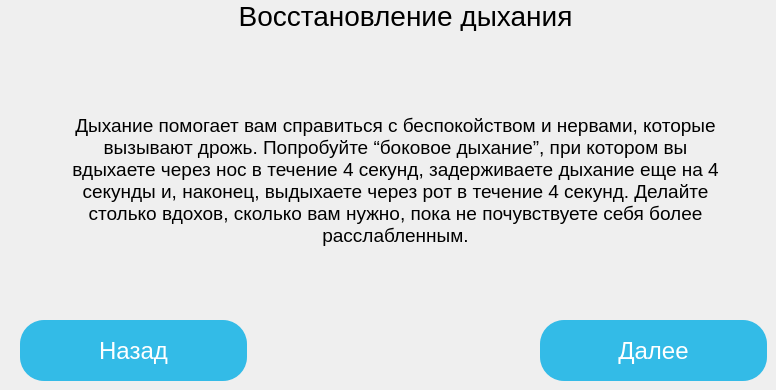
      <widget class="QWidget" name="page_10">
       <widget class="QLabel" name="main_label_10">
        <property name="geometry">
         <rect>
          <x>210</x>
          <y>0</y>
          <width>391</width>
          <height>31</height>
         </rect>
        </property>
        <property name="styleSheet">
         <string notr="true">width: 609px;
height: 227px;
left: 105px;
top: 97px;

font-family: 'Graduate';
font-style: normal;
font-weight: 400;
font-size: 28px;
line-height: 23px;
text-align: center;

color: #000000;</string>
        </property>
        <property name="text">
         <string>Восстановление дыхания</string>
        </property>
        <property name="alignment">
         <set>Qt::AlignCenter</set>
        </property>
        <property name="wordWrap">
         <bool>true</bool>
        </property>
       </widget>
       <widget class="QLabel" name="sub_label_8">
        <property name="geometry">
         <rect>
          <x>60</x>
          <y>100</y>
          <width>671</width>
          <height>161</height>
         </rect>
        </property>
        <property name="styleSheet">
         <string notr="true">width: 609px;
height: 227px;
left: 105px;
top: 97px;

font-family: 'Graduate';
font-style: normal;
font-weight: 400;
font-size: 19px;
line-height: 23px;
text-align: center;

color: #000000;</string>
        </property>
        <property name="text">
         <string>
Дыхание помогает вам справиться с беспокойством и нервами, которые вызывают дрожь. Попробуйте “боковое дыхание”, при котором вы вдыхаете через нос в течение 4 секунд, задерживаете дыхание еще на 4 секунды и, наконец, выдыхаете через рот в течение 4 секунд. Делайте столько вдохов, сколько вам нужно, пока не почувствуете себя более расслабленным.
</string>
        </property>
        <property name="alignment">
         <set>Qt::AlignCenter</set>
        </property>
        <property name="wordWrap">
         <bool>true</bool>
        </property>
       </widget>
       <widget class="QPushButton" name="next_pushButton_11">
        <property name="geometry">
         <rect>
          <x>540</x>
          <y>320</y>
          <width>227</width>
          <height>61</height>
         </rect>
        </property>
        <property name="styleSheet">
         <string notr="true">width: 227px;
height: 61px;
left: 287px;
top: 257px;

background: #33BBE7;
box-shadow: 0px 4px 4px rgba(0, 0, 0, 0.25), 0px 4px 4px rgba(0, 0, 0, 0.25);
border-radius: 24px;

font-family: 'Hind';
font-style: normal;
font-weight: 400;
font-size: 24px;
line-height: 38px;
text-align: center;

color: #FFFFFF;</string>
        </property>
        <property name="text">
         <string>Далее</string>
        </property>
       </widget>
       <widget class="QPushButton" name="previoius_pushButton">
        <property name="geometry">
         <rect>
          <x>20</x>
          <y>320</y>
          <width>227</width>
          <height>61</height>
         </rect>
        </property>
        <property name="styleSheet">
         <string notr="true">width: 227px;
height: 61px;
left: 287px;
top: 257px;

background: #33BBE7;
box-shadow: 0px 4px 4px rgba(0, 0, 0, 0.25), 0px 4px 4px rgba(0, 0, 0, 0.25);
border-radius: 24px;

font-family: 'Hind';
font-style: normal;
font-weight: 400;
font-size: 24px;
line-height: 38px;
text-align: center;

color: #FFFFFF;</string>
        </property>
        <property name="text">
         <string>Назад</string>
        </property>
       </widget>
      </widget>
